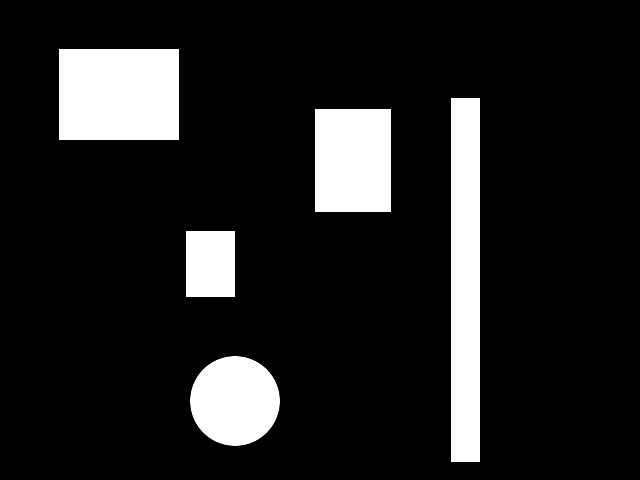
#> input picture rsc/teste2.png, 640 x 480 px
$ python outro.py ../rsc/teste2.png 5
#> lines starting #> are read from the running program, lines starting #| are printed output that depends on the picture; after the words box and inside, x2 and y2 are one past the last pixel; in counts of white or black regions, pixels touching at a corner belong together
import numpy as np
import cv2
import sys
from collections import deque
from scipy import *
sys.path.insert(0, '../src')
import main


def findPoints(imgBorder):
    q = deque()
    domain = []
    ranges = []
    points = np.where(imgBorder == 255)
    x = points[0][0]
    y = points[1][0]
    q.append((x, y))
    while len(q) > 0:
        u = q.popleft()
        x = u[0]
        y = u[1]
        domain.append(x)
        ranges.append(y)
        imgBorder[x, y] = 0
        if y > 0:
            if imgBorder[x][y - 1] == 255:
                q.append((x, y - 1))
            elif x < (width - 1) and imgBorder[x + 1][y - 1] == 255:
                q.append((x + 1, y - 1))
        elif x < (width - 1):
            if imgBorder[x + 1][y] == 255:
                q.append((x + 1, y))
            elif y < (height - 1) and imgBorder[x + 1][y + 1] == 255:
                q.append((x + 1, y + 1))
        elif y < (width - 1):
            if imgBorder[x][y + 1] == 255:
                q.append((x, y + 1))
            elif x > 0 and imgBorder[x - 1][y + 1] == 255:
                q.append((x - 1, y + 1))
        elif x > 0:
            if imgBorder[x - 1][y] == 255:
                q.append((x - 1, y))
            elif y > 0 and imgBorder[x - 1][y - 1] == 255:
                q.append((x - 1, y - 1))
    return domain, ranges


img = cv2.imread(sys.argv[1], 0)
#> img is the input picture: shape (480, 640); min 0, max 255, mean 32.3
cv2.imshow('ImageIn', img)
height, width = img.shape
#> height = 480; width = 640

imgBin = (np.uint8)(img >= 127) * 255
#> imgBin: shape (480, 640); 12.6% white; 5 white regions, box (x1, y1, x2, y2) and area: (59, 49, 179, 140) 10920, (451, 98, 480, 462) 10556, (315, 109, 391, 212) 7828, (190, 356, 280, 446) 6312, (186, 231, 235, 297) 3234

# kernel = np.ones((3, 3), np.uint8)
kernel = np.array([[0, 1, 0], [1, 1, 1], [0, 1, 0]], np.uint8)
erosion = cv2.erode(imgBin, kernel, iterations = 1)
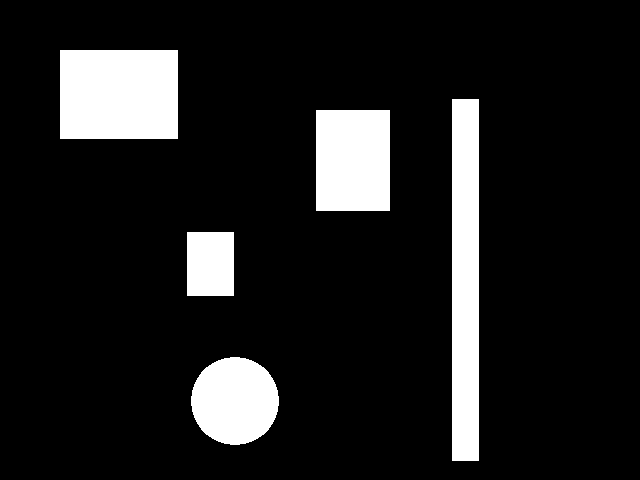
#> erosion: shape (480, 640); 12% white; 5 white regions, box (x1, y1, x2, y2) and area: (60, 50, 178, 139) 10502, (452, 99, 479, 461) 9774, (316, 110, 390, 211) 7474, (191, 357, 279, 445) 6060, (187, 232, 234, 296) 3008
imgBorder = imgBin - erosion
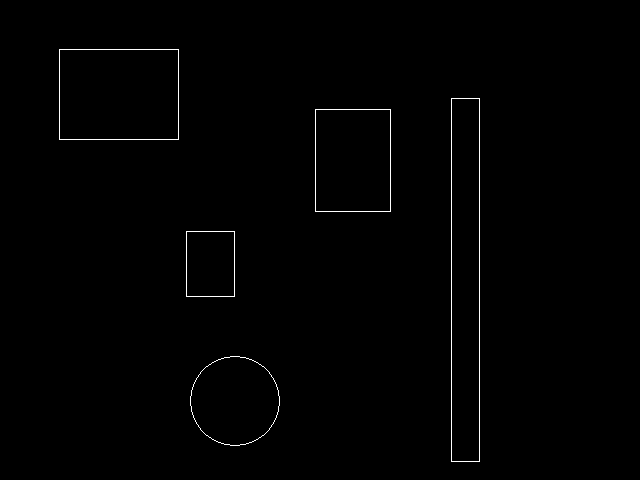
#> imgBorder: shape (480, 640); 0.66% white in thin lines or dots, all inside (x1, y1, x2, y2) = (59, 49, 480, 462)
cv2.imshow('Border', imgBorder)

domain, ranges = findPoints(imgBorder)
#> in findPoints, `points = np.where(imgBorder == 255)`: points = 2032 positions, rows 49 to 461, columns 59 to 479
#> in findPoints, `x = points[0][0]`: x = 49
#> in findPoints, `y = points[1][0]`: y = 59
#> after the loop in findPoints, `while len(q) > 0:`: domain = [49]; ranges = [59]
#> domain = [49]; ranges = [59]
complexArray = np.array(domain).astype(complex)
complexArray.imag = np.array(ranges)

fourierTransform = np.fft.fft(complexArray)

limitDescritors = int(sys.argv[2])
# fourierTransform[limitDescritors:] = 0

fourierInverse = np.fft.ifft(fourierTransform)

xCoordenates = np.real(fourierInverse)
#> xCoordenates = [49]
xCoordenates = xCoordenates + 0.5
#> xCoordenates = [49.5]
xCoordenates = xCoordenates.astype(np.uint16)
#> xCoordenates = [49]
yCoordenates = np.imag(fourierInverse)
#> yCoordenates = [59]
yCoordenates = yCoordenates + 0.5
#> yCoordenates = [59.5]
yCoordenates = yCoordenates.astype(np.uint16)
#> yCoordenates = [59]

imgResult = np.zeros((height, width), np.uint8)
imgResult[xCoordenates, yCoordenates] = 255

cv2.imshow('Result', imgResult)
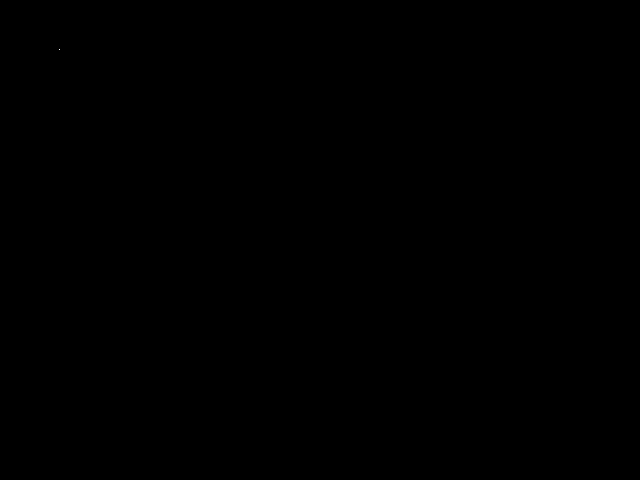
#> window 'Result': shape (480, 640); 0% white in thin lines or dots, all inside (x1, y1, x2, y2) = (59, 49, 60, 50)

cv2.waitKey(0)
cv2.destroyAllWindows()

$ run again, on rsc/guardaChuva.jpg
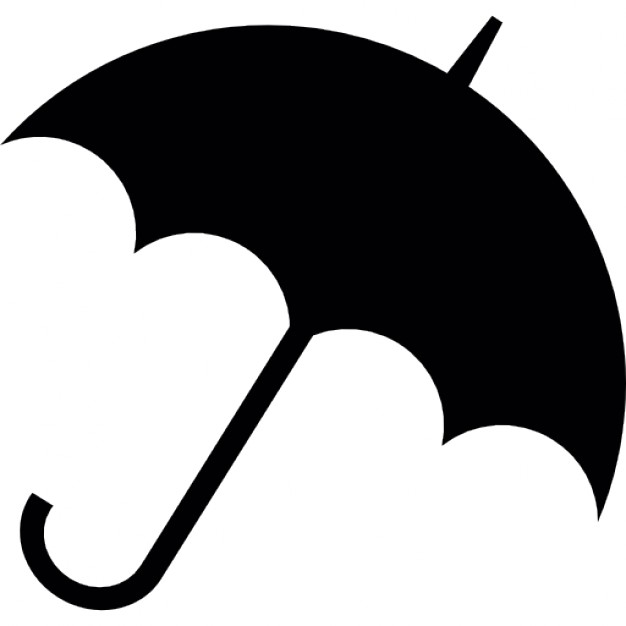
#> input picture rsc/guardaChuva.jpg, 626 x 626 px
#> imgBin: shape (626, 626); 61% white; 1 black region, box (x1, y1, x2, y2) and area: (2, 16, 626, 610) 152837
#> `erosion = cv2.erode(imgBin, kernel, iterations = 1)`:
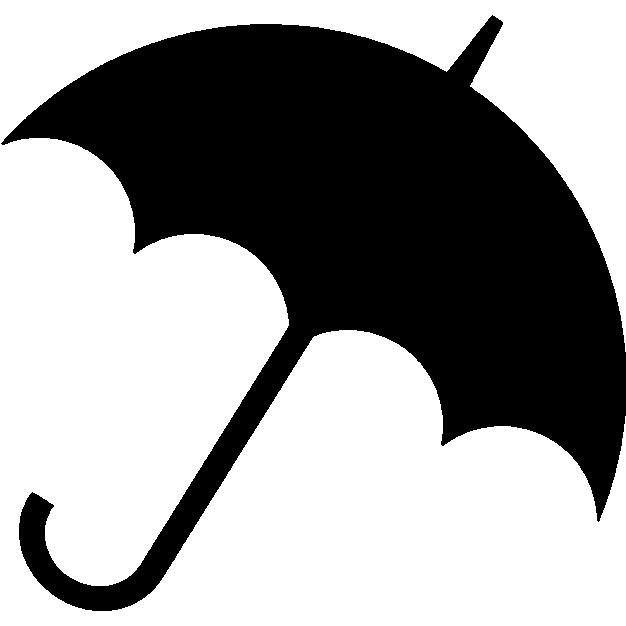
#> erosion: shape (626, 626); 60.3% white; 1 black region, box (x1, y1, x2, y2) and area: (1, 15, 626, 611) 155460
#> `imgBorder = imgBin - erosion`:
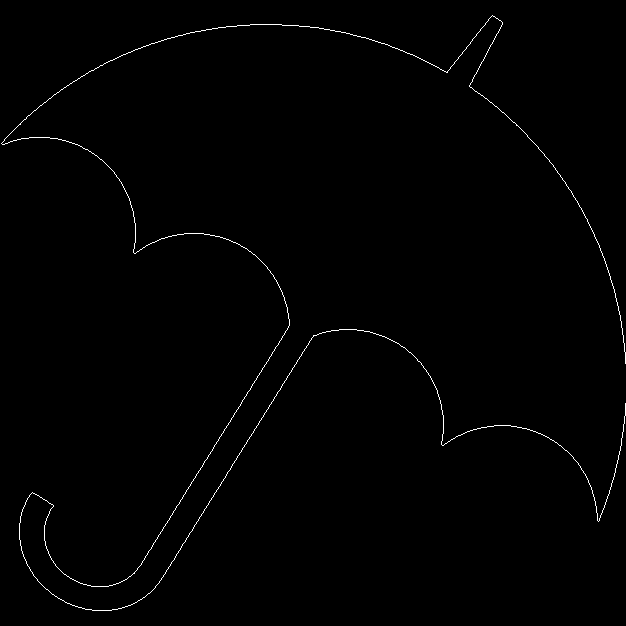
#> imgBorder: shape (626, 626); 0.67% white in thin lines or dots
#> points = 2623 positions, rows 15 to 610, columns 1 to 625
#> x = 15
#> y = 492
#> after the loop in findPoints, `while len(q) > 0:`: domain = [15, 16, 17, 18, 19]; ranges = [492, 491, 490, 489, 488]
#> `domain, ranges = findPoints(imgBorder)`: domain = [15, 16, 17, 18, 19]; ranges = [492, 491, 490, 489, 488]
#> `xCoordenates = np.real(fourierInverse)`: xCoordenates = [15, 16, 17, 18, 19]
#> `xCoordenates = xCoordenates + 0.5`: xCoordenates = [15.5, 16.5, 17.5, 18.5, 19.5]
#> `xCoordenates = xCoordenates.astype(np.uint16)`: xCoordenates = [15, 16, 17, 18, 19]
#> `yCoordenates = np.imag(fourierInverse)`: yCoordenates = [492, 491, 490, 489, 488]
#> `yCoordenates = yCoordenates + 0.5`: yCoordenates = [492.5, 491.5, 490.5, 489.5, 488.5]
#> `yCoordenates = yCoordenates.astype(np.uint16)`: yCoordenates = [492, 491, 490, 489, 488]
